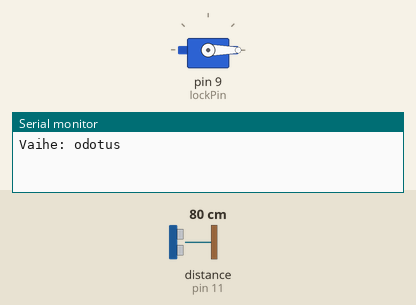
The sketch below on a simulated Arduino Uno, built with avr-gcc and run on an emulated ATmega328P. Shown: servo, the last lines printed to the serial monitor. Wiring (inferred from the names in the program): ultrasonic range finder: trigger pin 12; echo pin 11. The test bench sets the inputs (shaded band); at power-on: distance to the obstacle (sensor on pin 11) 80 cm. The echo pulse lasts 58.3 µs per cm.

Above: at 1.3 s.
1.4 s: distance to the obstacle (sensor on pin 11) set to 7 cm
2.9 s: distance to the obstacle (sensor on pin 11) set to 4 cm
At 4.4 s:
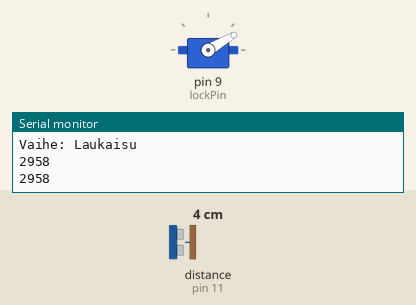
Timing chart, 0 to 10.0 s (numbered marks = the images above; inputs shaded):
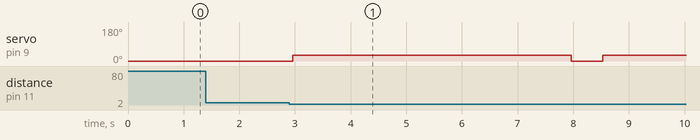

The sketch:

trebu3.ino
```cpp
#include <Servo.h>

Servo lockServo;
Servo motorServo;
//Pins
const int trigPin = 12;
const int echoPin = 11;
//const int motorPin = 10;
const int lockPin = 9;
//const int motorRunPin = 8;

//States
//const int KELAUS = 0;
const int LOCK = 1;
const int ODOTUS = 2;
const int LAUKAISU = 3;

//ServoPositions
const int lockOn = 0;
const int lockOff = 30;
//const int motorOn = 120;
//const int motorOff = 180;

//WaitTimes (milliseconds)
//const int kelausAika = 7500;
const int lukitusAika = 500;
const int laukaisuAika = 5000;

//ultraääni raja
const int raja = 5;


long duration;
int distance;
unsigned long tapahtumaAika;
int dis2;
int olisama;

bool vaihto = true;
int state = 1;
void setup() {
  // put your setup code here, to run once:
  pinMode(trigPin, OUTPUT); // Sets the trigPin as an Output
  pinMode(echoPin, INPUT); // Sets the echoPin as an Input
  //pinMode(motorRunPin, OUTPUT);
  lockServo.attach(lockPin);
  //motorServo.attach(motorPin);
  Serial.begin(9600);
}

void loop() {
  switch(state){
    case LOCK:
      if(vaihto == true){
        tapahtumaAika = millis();
        vaihto = false;
        lockServo.write(lockOn);
      }

      if(millis()>tapahtumaAika+lukitusAika){
        state = ODOTUS;
        vaihto = true;
        Serial.println("Vaihe: odotus");
      }
      break;
    case ODOTUS:
      delay(10);
      if(vaihto == true){
        olisama = 0;
        vaihto = false;
      }
      digitalWrite(trigPin, LOW);
      delayMicroseconds(2);
      digitalWrite(trigPin, HIGH);
      delayMicroseconds(10);
      digitalWrite(trigPin, LOW);
      duration = pulseIn(echoPin, HIGH);
      // Calculating the distance
      dis2= duration*0.034/2;

      if(dis2 < raja && dis2>0){
        olisama = olisama+1;
      }

      if(olisama > 5){
        state = LAUKAISU;
        vaihto = true;
        Serial.println(dis2);
        Serial.println("Vaihe: Laukaisu");
      }


      break;
    case LAUKAISU:
      if(vaihto == true){
        lockServo.write(lockOff);
        tapahtumaAika = millis();
        vaihto = false;
        Serial.println(tapahtumaAika);
        Serial.println(millis());
      }

      if(millis()>tapahtumaAika+laukaisuAika){
        Serial.println(millis());
        state = LOCK;
        vaihto = true;
        tapahtumaAika = millis();
        Serial.println("Vaihe: Lukitus");
      }
      break;
  }
}
```

Measured:
- the behaviour switches between 6 and 5 cm on distance to the obstacle (sensor on pin 11) (found by bisection; images 0 and 1)
- after the input at 1.4 s, every drawn part: stays the same
- after the input at 2.9 s, servo on pin 9 (lockPin): 0° → 30° after 0.06 s, → 0° 5.0 s later, → 30° 0.57 s later
